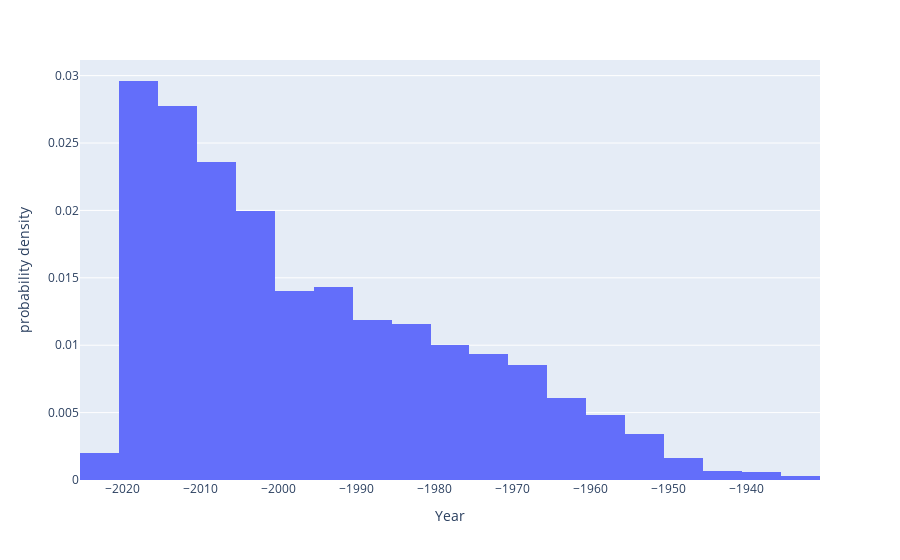

Notebook cell for this chart:
### Markdown cell above
***DATA VISUALISATION***

### Code cell
year = px.histogram(df,x = 'Year', histnorm = 'probability density',nbins = 30)
year.show()

### Figure 1 — Plotly figure (JSON) as saved in the notebook; plotly's stock layout.template omitted (floating-point values rounded to 4 significant figures; data arrays with more than 128 entries replaced by an {"elided": "..."} marker saying what was removed)
{"data": [{"bingroup": "x", "histnorm": "probability density", "hovertemplate": "Year=%{x}<br>probability density=%{y}<extra></extra>", "legendgroup": "", "marker": {"color": "#636efa", "pattern": {"shape": ""}}, "name": "", "nbinsx": 30, "orientation": "v", "showlegend": false, "x": {"elided": "11979 float values"}, "xaxis": "x", "yaxis": "y", "type": "histogram"}], "layout": {"xaxis": {"anchor": "y", "domain": [0, 1], "title": {"text": "Year"}}, "yaxis": {"anchor": "x", "domain": [0, 1], "title": {"text": "probability density"}}, "legend": {"tracegroupgap": 0}, "margin": {"t": 60}, "barmode": "relative"}}
